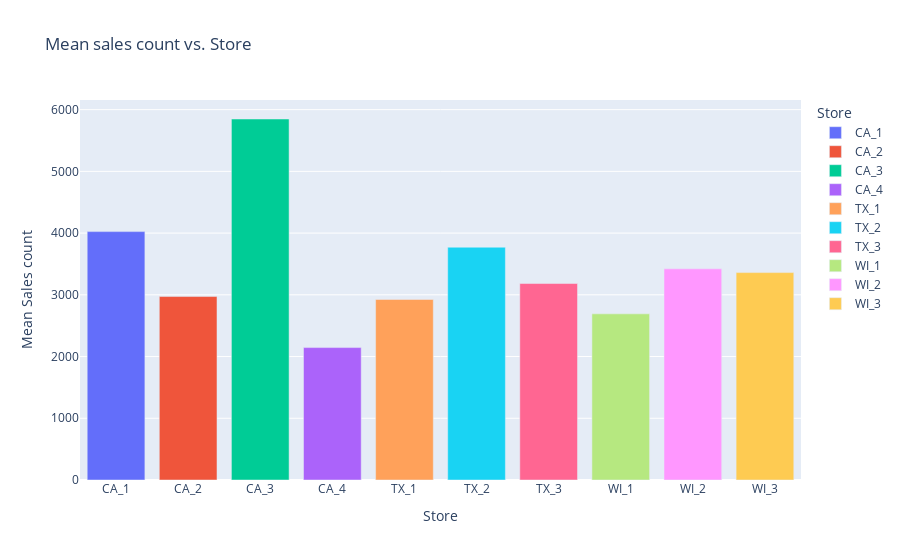

The code cell stored with this chart in its notebook:
### Code cell
# Plotting mean sales per store

# transpose so that for each row we have storename, store count values
df = pd.DataFrame(np.transpose([store_means, storeList]))
df.head()
df.columns = ["Mean Sales count", "Store"]
px.bar(df, y="Mean Sales count", x="Store", color="Store", title="Mean sales count vs. Store ")

### Figure 1 — Plotly figure (JSON) as saved in the notebook; plotly's stock layout.template omitted (floating-point values rounded to 4 significant figures)
{"data": [{"alignmentgroup": "True", "hovertemplate": "Store=%{x}<br>Mean Sales count=%{y}<extra></extra>", "legendgroup": "CA_1", "marker": {"color": "#636efa", "pattern": {"shape": ""}}, "name": "CA_1", "offsetgroup": "CA_1", "orientation": "v", "showlegend": true, "textposition": "auto", "x": ["CA_1"], "xaxis": "x", "y": [4024.0], "yaxis": "y", "type": "bar"}, {"alignmentgroup": "True", "hovertemplate": "Store=%{x}<br>Mean Sales count=%{y}<extra></extra>", "legendgroup": "CA_2", "marker": {"color": "#EF553B", "pattern": {"shape": ""}}, "name": "CA_2", "offsetgroup": "CA_2", "orientation": "v", "showlegend": true, "textposition": "auto", "x": ["CA_2"], "xaxis": "x", "y": [2972.0], "yaxis": "y", "type": "bar"}, {"alignmentgroup": "True", "hovertemplate": "Store=%{x}<br>Mean Sales count=%{y}<extra></extra>", "legendgroup": "CA_3", "marker": {"color": "#00cc96", "pattern": {"shape": ""}}, "name": "CA_3", "offsetgroup": "CA_3", "orientation": "v", "showlegend": true, "textposition": "auto", "x": ["CA_3"], "xaxis": "x", "y": [5848.0], "yaxis": "y", "type": "bar"}, {"alignmentgroup": "True", "hovertemplate": "Store=%{x}<br>Mean Sales count=%{y}<extra></extra>", "legendgroup": "CA_4", "marker": {"color": "#ab63fa", "pattern": {"shape": ""}}, "name": "CA_4", "offsetgroup": "CA_4", "orientation": "v", "showlegend": true, "textposition": "auto", "x": ["CA_4"], "xaxis": "x", "y": [2145.0], "yaxis": "y", "type": "bar"}, {"alignmentgroup": "True", "hovertemplate": "Store=%{x}<br>Mean Sales count=%{y}<extra></extra>", "legendgroup": "TX_1", "marker": {"color": "#FFA15A", "pattern": {"shape": ""}}, "name": "TX_1", "offsetgroup": "TX_1", "orientation": "v", "showlegend": true, "textposition": "auto", "x": ["TX_1"], "xaxis": "x", "y": [2925.0], "yaxis": "y", "type": "bar"}, {"alignmentgroup": "True", "hovertemplate": "Store=%{x}<br>Mean Sales count=%{y}<extra></extra>", "legendgroup": "TX_2", "marker": {"color": "#19d3f3", "pattern": {"shape": ""}}, "name": "TX_2", "offsetgroup": "TX_2", "orientation": "v", "showlegend": true, "textposition": "auto", "x": ["TX_2"], "xaxis": "x", "y": [3771.0], "yaxis": "y", "type": "bar"}, {"alignmentgroup": "True", "hovertemplate": "Store=%{x}<br>Mean Sales count=%{y}<extra></extra>", "legendgroup": "TX_3", "marker": {"color": "#FF6692", "pattern": {"shape": ""}}, "name": "TX_3", "offsetgroup": "TX_3", "orientation": "v", "showlegend": true, "textposition": "auto", "x": ["TX_3"], "xaxis": "x", "y": [3183.0], "yaxis": "y", "type": "bar"}, {"alignmentgroup": "True", "hovertemplate": "Store=%{x}<br>Mean Sales count=%{y}<extra></extra>", "legendgroup": "WI_1", "marker": {"color": "#B6E880", "pattern": {"shape": ""}}, "name": "WI_1", "offsetgroup": "WI_1", "orientation": "v", "showlegend": true, "textposition": "auto", "x": ["WI_1"], "xaxis": "x", "y": [2692.0], "yaxis": "y", "type": "bar"}, {"alignmentgroup": "True", "hovertemplate": "Store=%{x}<br>Mean Sales count=%{y}<extra></extra>", "legendgroup": "WI_2", "marker": {"color": "#FF97FF", "pattern": {"shape": ""}}, "name": "WI_2", "offsetgroup": "WI_2", "orientation": "v", "showlegend": true, "textposition": "auto", "x": ["WI_2"], "xaxis": "x", "y": [3421.0], "yaxis": "y", "type": "bar"}, {"alignmentgroup": "True", "hovertemplate": "Store=%{x}<br>Mean Sales count=%{y}<extra></extra>", "legendgroup": "WI_3", "marker": {"color": "#FECB52", "pattern": {"shape": ""}}, "name": "WI_3", "offsetgroup": "WI_3", "orientation": "v", "showlegend": true, "textposition": "auto", "x": ["WI_3"], "xaxis": "x", "y": [3360.0], "yaxis": "y", "type": "bar"}], "layout": {"xaxis": {"anchor": "y", "domain": [0, 1], "title": {"text": "Store"}, "categoryorder": "array", "categoryarray": ["CA_1", "CA_2", "CA_3", "CA_4", "TX_1", "TX_2", "TX_3", "WI_1", "WI_2", "WI_3"], "type": "category", "range": [-0.5, 9.5], "autorange": true}, "yaxis": {"anchor": "x", "domain": [0, 1], "title": {"text": "Mean Sales count"}, "type": "linear", "range": [0, 6156.0], "autorange": true}, "legend": {"title": {"text": "Store"}, "tracegroupgap": 0}, "title": {"text": "Mean sales count vs. Store "}, "barmode": "relative", "autosize": true}}
